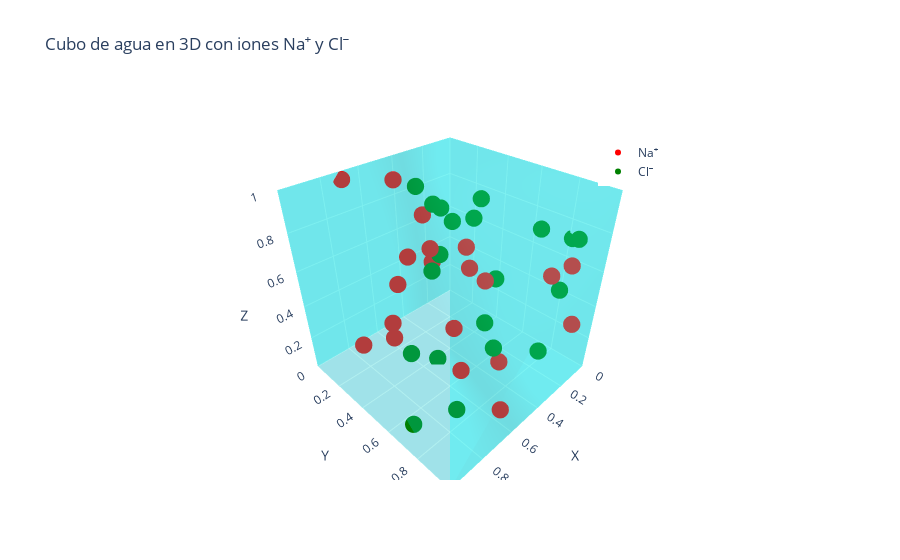

The cell this chart's notebook holds for it:
### Code cell
import numpy as np
import plotly.graph_objects as go

# Definir vértices del cubo
vertices = np.array([
    [0, 0, 0], [1, 0, 0], [1, 1, 0], [0, 1, 0],  # base
    [0, 0, 1], [1, 0, 1], [1, 1, 1], [0, 1, 1]   # tapa
])

# Caras definidas por índices de los vértices
caras_indices = [
    [0,1,2,3], [4,5,6,7], [0,1,5,4],
    [2,3,7,6], [1,2,6,5], [0,3,7,4]
]

# Crear caras para plotly como mallas trianguladas
x_faces = []
y_faces = []
z_faces = []

for cara in caras_indices:
    # Dividir en dos triángulos para cada cara cuadrada
    tri1 = [cara[0], cara[1], cara[2]]
    tri2 = [cara[0], cara[2], cara[3]]
    for tri in [tri1, tri2]:
        x_faces += [vertices[tri[0],0], vertices[tri[1],0], vertices[tri[2],0], None]
        y_faces += [vertices[tri[0],1], vertices[tri[1],1], vertices[tri[2],1], None]
        z_faces += [vertices[tri[0],2], vertices[tri[1],2], vertices[tri[2],2], None]

# Generar posiciones aleatorias de iones Na+ y Cl-
num_iones = 20
np.random.seed(42)
pos_na = np.random.rand(num_iones, 3)
pos_cl = np.random.rand(num_iones, 3)

# Crear figura interactiva
fig = go.Figure()

# Cubo de agua (cara transparente azul claro)
fig.add_trace(go.Mesh3d(
    x=x_faces,
    y=y_faces,
    z=z_faces,
    color='cyan',
    opacity=0.3,
    alphahull=0,
    name='Agua'
))

# Iones Na+ (rojos)
fig.add_trace(go.Scatter3d(
    x=pos_na[:,0], y=pos_na[:,1], z=pos_na[:,2],
    mode='markers',
    marker=dict(size=6, color='red'),
    name='Na⁺'
))

# Iones Cl- (verdes)
fig.add_trace(go.Scatter3d(
    x=pos_cl[:,0], y=pos_cl[:,1], z=pos_cl[:,2],
    mode='markers',
    marker=dict(size=6, color='green'),
    name='Cl⁻'
))

# Configurar ejes
fig.update_layout(
    scene=dict(
        xaxis=dict(range=[0,1], title='X'),
        yaxis=dict(range=[0,1], title='Y'),
        zaxis=dict(range=[0,1], title='Z'),
        aspectmode='cube'
    ),
    title='Cubo de agua en 3D con iones Na⁺ y Cl⁻',
    legend=dict(x=0.7, y=0.9)
)

fig.show()

### Figure 1 — Plotly figure (JSON) as saved in the notebook; plotly's stock layout.template omitted (floating-point values rounded to 4 significant figures)
{"data": [{"alphahull": 0, "color": "cyan", "name": "Agua", "opacity": 0.3, "type": "mesh3d", "x": [0, 1, 1, null, 0, 1, 0, null, 0, 1, 1, null, 0, 1, 0, null, 0, 1, 1, null, 0, 1, 0, null, 1, 0, 0, null, 1, 0, 1, null, 1, 1, 1, null, 1, 1, 1, null, 0, 0, 0, null, 0, 0, 0, null], "y": [0, 0, 1, null, 0, 1, 1, null, 0, 0, 1, null, 0, 1, 1, null, 0, 0, 0, null, 0, 0, 0, null, 1, 1, 1, null, 1, 1, 1, null, 0, 1, 1, null, 0, 1, 0, null, 0, 1, 1, null, 0, 1, 0, null], "z": [0, 0, 0, null, 0, 0, 0, null, 1, 1, 1, null, 1, 1, 1, null, 0, 0, 1, null, 0, 1, 1, null, 0, 0, 1, null, 0, 1, 1, null, 0, 0, 1, null, 0, 1, 1, null, 0, 0, 1, null, 0, 1, 1, null]}, {"marker": {"color": "red", "size": 6}, "mode": "markers", "name": "Na⁺", "type": "scatter3d", "x": [0.3745, 0.5987, 0.05808, 0.7081, 0.8324, 0.1834, 0.4319, 0.1395, 0.4561, 0.5142, 0.6075, 0.9489, 0.3046, 0.4402, 0.03439, 0.6625, 0.5467, 0.7751, 0.5979, 0.196], "y": [0.9507, 0.156, 0.8662, 0.02058, 0.2123, 0.3042, 0.2912, 0.2921, 0.7852, 0.5924, 0.1705, 0.9656, 0.09767, 0.122, 0.9093, 0.3117, 0.1849, 0.9395, 0.9219, 0.04523], "z": [0.732, 0.156, 0.6011, 0.9699, 0.1818, 0.5248, 0.6119, 0.3664, 0.1997, 0.04645, 0.06505, 0.8084, 0.6842, 0.4952, 0.2588, 0.5201, 0.9696, 0.8948, 0.08849, 0.3253]}, {"marker": {"color": "green", "size": 6}, "mode": "markers", "name": "Cl⁻", "type": "scatter3d", "x": [0.3887, 0.3568, 0.1409, 0.9869, 0.005522, 0.729, 0.3585, 0.6233, 0.311, 0.6376, 0.1196, 0.5613, 0.5227, 0.1079, 0.3144, 0.2493, 0.2288, 0.1612, 0.6334, 0.1866], "y": [0.2713, 0.2809, 0.8022, 0.7722, 0.8155, 0.7713, 0.1159, 0.3309, 0.3252, 0.8872, 0.7132, 0.771, 0.4275, 0.03143, 0.5086, 0.4104, 0.07698, 0.9297, 0.8715, 0.8926], "z": [0.8287, 0.5427, 0.07455, 0.1987, 0.7069, 0.07404, 0.8631, 0.06356, 0.7296, 0.4722, 0.7608, 0.4938, 0.02542, 0.6364, 0.9076, 0.7556, 0.2898, 0.8081, 0.8037, 0.5393]}], "layout": {"legend": {"x": 0.7, "y": 0.9}, "scene": {"aspectmode": "cube", "xaxis": {"range": [0, 1], "title": {"text": "X"}}, "yaxis": {"range": [0, 1], "title": {"text": "Y"}}, "zaxis": {"range": [0, 1], "title": {"text": "Z"}}}, "title": {"text": "Cubo de agua en 3D con iones Na⁺ y Cl⁻"}}}
